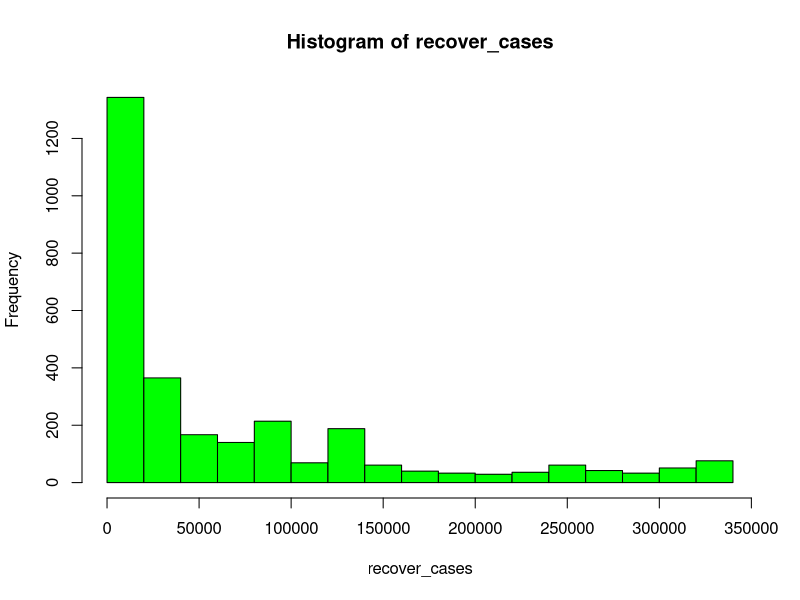

Here is the R script that generated this plot:
cases =  read.csv("data.csv",header = TRUE,sep = ",",
                  colClasses = c("NULL","NULL","NULL","NULL"
                                 ,"NULL","NULL","NULL","numeric",
                                 "NULL","NULL","NULL","NULL"))
recover_cases = c(0)
for (a in cases[1])
{
  recover_cases =  append(recover_cases,a)
}

options(scipen=10000)

jpeg(file="E:/Prob Project/public/images/recoveredCasesHistogram.jpeg",
    width=600, height=350)
hist(recover_cases, col="green")
dev.off()